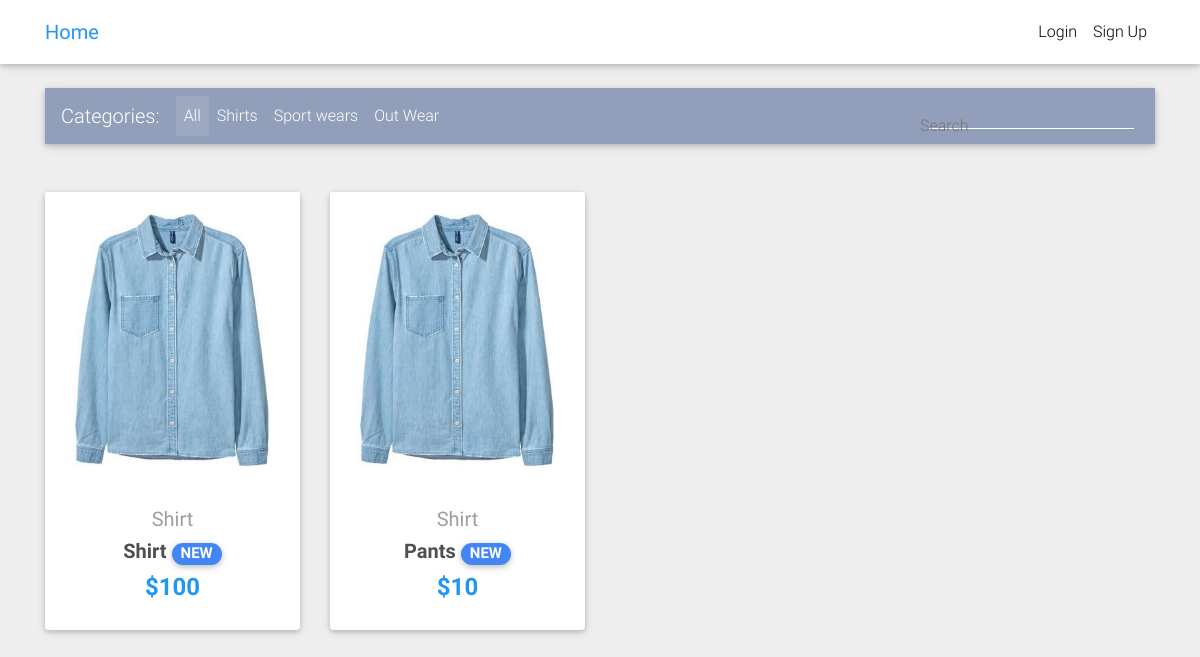
The page / on the database its author committed.
### core/models.py (models this page shows, shortened)
class Items(models.Model):
    title = models.CharField(max_length=100)
    img = models.ImageField(upload_to='items_img/')
    categories= models.CharField(choices=CATEGORIES_CHOICES,max_length=2)
    label= models.CharField(choices=LABEL_CHOICES,max_length=1,blank=True,null=True)
    price = models.IntegerField()
    discount_price = models.IntegerField(null=True,blank=True)
    description = models.CharField(max_length=1000,null=True,blank=True)
    slug = models.SlugField()
    def get_abs_url(self):
        return reverse("core:product",kwargs={
            'slug':self.slug
        })

### core/views.py (the view)
# urls.py: path('',HomeView.as_view(),name='home'),
class  HomeView(ListView):
    paginate_by = 4
    template_name = "home-page.html"
    model = Items
    def get_context_data(self,*args,**kwargs):
        context = super().get_context_data(**kwargs)
        context['filter'] = ItemsFilter(self.request.GET,queryset=self.get_queryset())
        return context

### templates/home-page.html (shortened to what this page needs)
{% extends '_base.html' %}
{% block contents%}
  <main>
    <div class="container">
      <nav class="navbar navbar-expand-lg navbar-dark mdb-color lighten-3 mt-3 mb-5">
        <span class="navbar-brand">Categories:</span>
        <div class="collapse navbar-collapse" id="basicExampleNav">
          <ul class="navbar-nav mr-auto">
            <li class="nav-item active">
              <a class="nav-link" href="#">All
              </a>
            </li>
            <li class="nav-item">
              <a class="nav-link" href="#">Shirts</a>
            </li>
            <li class="nav-item">
              <a class="nav-link" href="#">Sport wears</a>
            </li>
            <li class="nav-item">
              <a class="nav-link" href=""> Out Wear</a>
            </li>
          </ul>
          <form class="form-inline" method="GET">
            <div class="md-form my-0">
              <form action="" method="post">
                {{filter.form.title}}
                <label for="">Search</label>
              </form>
            </div>
          </form>
        </div>
      </nav>
      <section class="text-center mb-4">
        <div class="row wow fadeIn">
        {% for item in filter.qs %}
          <div class="col-lg-3 col-md-6 mb-4">
            <div class="card">
              <div class="view overlay">
                <img src="{{ item.img.url }}" class="card-img-top"
                  alt="">
              </div>
              <div class="card-body text-center">
                <a href="" class="grey-text">
                  <h5>{{ item.get_categories_display }}</h5>
                </a>
                <h5>
                  <strong>
                    <a href="{{ item.get_abs_url }}" class="dark-grey-text">{{ item.title }}
                      <span class="badge badge-pill {{item.get_label_display}}-color">NEW</span>
                    </a>
                  </strong>
                </h5>
                <h4 class="font-weight-bold blue-text">
                  {% if item.discount_price %}
                    <strong>${{ item.discount_price }}</strong>
                  {% else %}
                    <strong>${{ item.price }}</strong>
                  {% endif %}
                </h4>
              </div>
            </div>
          </div>
        {% endfor %}
        </div>
      </section>
    </div>
  </main>
{% endblock %}

### core/static/css/comments/comments.css (style rules this page uses)
body { margin-top:20px; background:#eee; }

### templates/_base.html (style rules this page uses)
html, body, header, .carousel { height: 60vh; }

### rows shown on the page
Items: img (picture), categories "Shirt", title "Shirt", discount_price "100"
Items: img (picture), categories "Shirt", title "Pants", discount_price "10"
